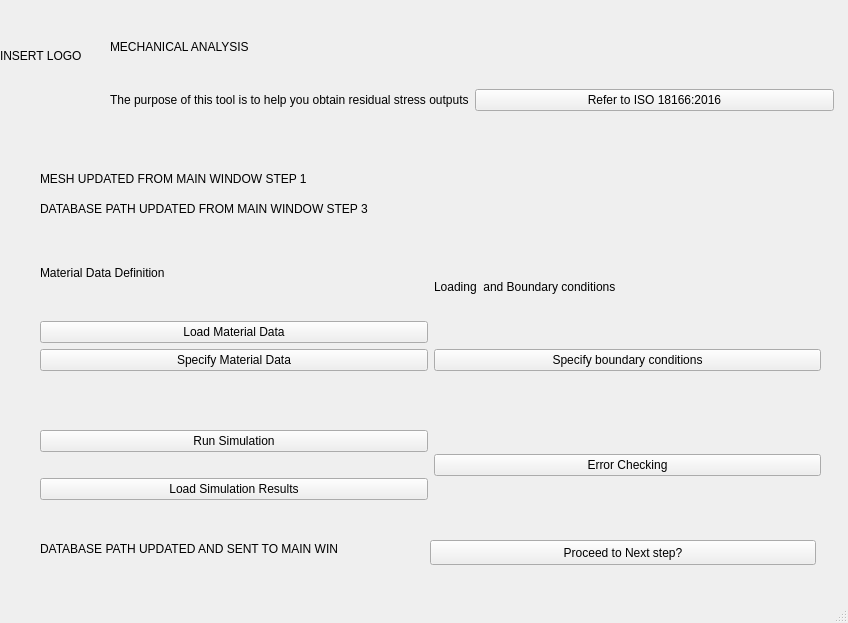
<?xml version="1.0" encoding="UTF-8"?>
<ui version="4.0">
 <class>MainWindow</class>
 <widget class="QMainWindow" name="MainWindow">
  <property name="geometry">
   <rect>
    <x>0</x>
    <y>0</y>
    <width>848</width>
    <height>623</height>
   </rect>
  </property>
  <property name="windowTitle">
   <string>MainWindow</string>
  </property>
  <widget class="QWidget" name="centralwidget">
   <widget class="QWidget" name="verticalLayoutWidget">
    <property name="geometry">
     <rect>
      <x>110</x>
      <y>10</y>
      <width>724</width>
      <height>101</height>
     </rect>
    </property>
    <layout class="QVBoxLayout" name="verticalLayout">
     <item>
      <widget class="QLabel" name="label_5">
       <property name="text">
        <string>MECHANICAL ANALYSIS</string>
       </property>
      </widget>
     </item>
     <item>
      <layout class="QHBoxLayout" name="horizontalLayout">
       <item>
        <widget class="QLabel" name="label_4">
         <property name="text">
          <string>The purpose of this tool is to help you obtain residual stress outputs</string>
         </property>
        </widget>
       </item>
       <item>
        <widget class="QPushButton" name="pushButton">
         <property name="text">
          <string>Refer to ISO 18166:2016</string>
         </property>
        </widget>
       </item>
      </layout>
     </item>
    </layout>
   </widget>
   <widget class="QLabel" name="label_6">
    <property name="geometry">
     <rect>
      <x>0</x>
      <y>10</y>
      <width>91</width>
      <height>91</height>
     </rect>
    </property>
    <property name="text">
     <string>INSERT LOGO</string>
    </property>
   </widget>
   <widget class="QWidget" name="horizontalLayoutWidget">
    <property name="geometry">
     <rect>
      <x>40</x>
      <y>230</y>
      <width>781</width>
      <height>141</height>
     </rect>
    </property>
    <layout class="QHBoxLayout" name="horizontalLayout_2">
     <item>
      <layout class="QVBoxLayout" name="verticalLayout_2">
       <item>
        <widget class="QLabel" name="label_2">
         <property name="text">
          <string>Material Data Definition</string>
         </property>
        </widget>
       </item>
       <item>
        <widget class="QPushButton" name="pushButton_3">
         <property name="text">
          <string>Load Material Data</string>
         </property>
        </widget>
       </item>
       <item>
        <widget class="QPushButton" name="pushButton_2">
         <property name="text">
          <string>Specify Material Data</string>
         </property>
        </widget>
       </item>
      </layout>
     </item>
     <item>
      <layout class="QVBoxLayout" name="verticalLayout_3">
       <item>
        <widget class="QLabel" name="label_3">
         <property name="text">
          <string>Loading  and Boundary conditions</string>
         </property>
        </widget>
       </item>
       <item>
        <widget class="QPushButton" name="pushButton_5">
         <property name="text">
          <string>Specify boundary conditions</string>
         </property>
        </widget>
       </item>
      </layout>
     </item>
     <item>
      <layout class="QVBoxLayout" name="verticalLayout_4"/>
     </item>
    </layout>
   </widget>
   <widget class="QWidget" name="horizontalLayoutWidget_2">
    <property name="geometry">
     <rect>
      <x>40</x>
      <y>410</y>
      <width>781</width>
      <height>111</height>
     </rect>
    </property>
    <layout class="QHBoxLayout" name="horizontalLayout_4">
     <item>
      <layout class="QVBoxLayout" name="verticalLayout_8">
       <item>
        <widget class="QPushButton" name="pushButton_15">
         <property name="text">
          <string>Run Simulation</string>
         </property>
        </widget>
       </item>
       <item>
        <widget class="QPushButton" name="pushButton_17">
         <property name="text">
          <string>Load Simulation Results</string>
         </property>
        </widget>
       </item>
      </layout>
     </item>
     <item>
      <widget class="QPushButton" name="pushButton_14">
       <property name="text">
        <string>Error Checking</string>
       </property>
      </widget>
     </item>
    </layout>
   </widget>
   <widget class="QLabel" name="label_10">
    <property name="geometry">
     <rect>
      <x>40</x>
      <y>170</y>
      <width>371</width>
      <height>17</height>
     </rect>
    </property>
    <property name="text">
     <string>MESH UPDATED FROM MAIN WINDOW STEP 1</string>
    </property>
   </widget>
   <widget class="QPushButton" name="pushButton_16">
    <property name="geometry">
     <rect>
      <x>430</x>
      <y>540</y>
      <width>386</width>
      <height>25</height>
     </rect>
    </property>
    <property name="text">
     <string>Proceed to Next step?</string>
    </property>
   </widget>
   <widget class="QLabel" name="label_11">
    <property name="geometry">
     <rect>
      <x>40</x>
      <y>540</y>
      <width>371</width>
      <height>17</height>
     </rect>
    </property>
    <property name="text">
     <string>DATABASE PATH UPDATED AND SENT TO MAIN WIN</string>
    </property>
   </widget>
   <widget class="QLabel" name="label_12">
    <property name="geometry">
     <rect>
      <x>40</x>
      <y>200</y>
      <width>411</width>
      <height>17</height>
     </rect>
    </property>
    <property name="text">
     <string>DATABASE PATH UPDATED FROM MAIN WINDOW STEP 3</string>
    </property>
   </widget>
  </widget>
  <widget class="QMenuBar" name="menubar">
   <property name="geometry">
    <rect>
     <x>0</x>
     <y>0</y>
     <width>848</width>
     <height>22</height>
    </rect>
   </property>
  </widget>
  <widget class="QStatusBar" name="statusbar"/>
 </widget>
 <resources/>
 <connections/>
</ui>
